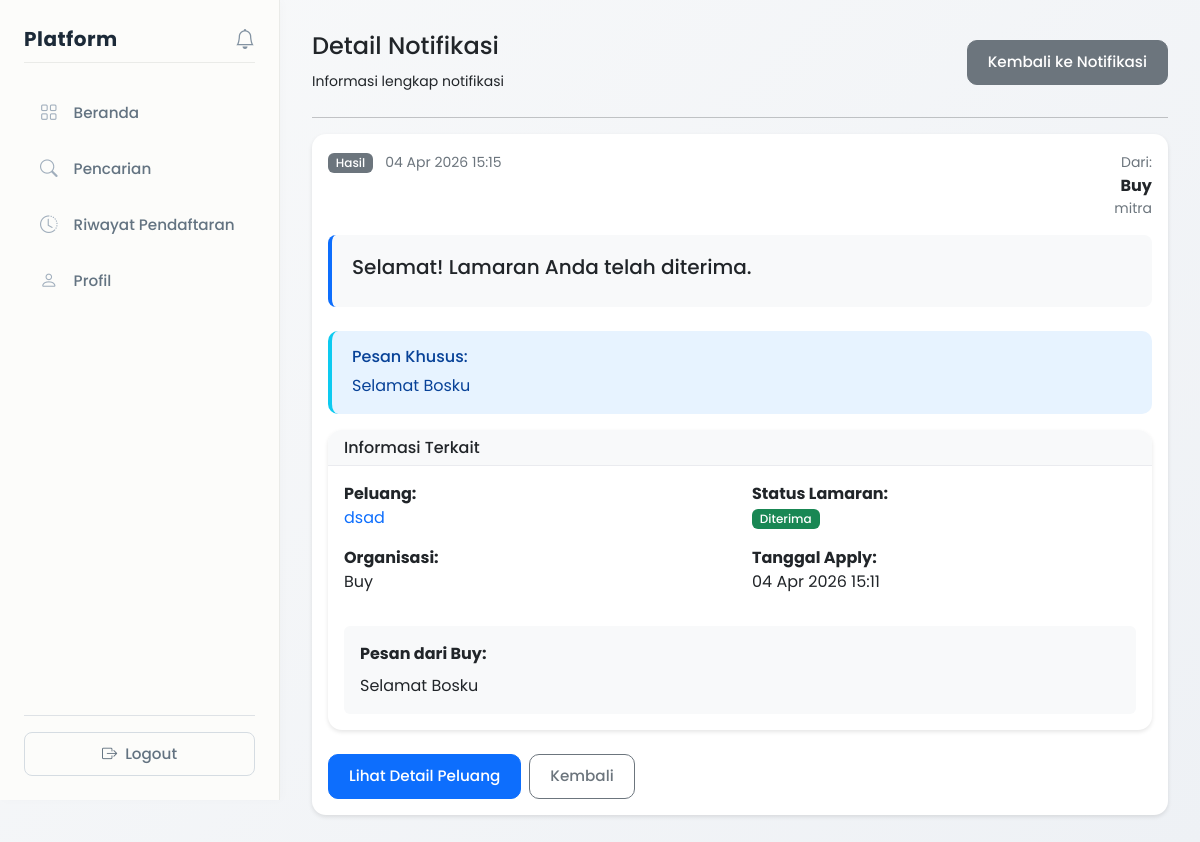
/views/detail_notification.php?id=17 (signed in), run on the app's committed database.
### tables this page shows
CREATE TABLE `notifikasi` (
  `id` int NOT NULL,
  `user_id` int NOT NULL,
  `pesan` text,
  `pesan_custom` text,
  `tipe_notifikasi` enum('standard','recommendation','result') DEFAULT 'standard',
  `related_id` int DEFAULT NULL,
  `pengirim_id` int DEFAULT NULL,
  `status_baca` tinyint(1) DEFAULT '0',
  `created_at` timestamp NULL DEFAULT CURRENT_TIMESTAMP
);

CREATE TABLE `users` (
  `id` int NOT NULL,
  `email` varchar(100) NOT NULL,
  `password` varchar(255) NOT NULL,
  `role` enum('mahasiswa','mitra','admin','dpa') NOT NULL,
  `created_at` timestamp NULL DEFAULT CURRENT_TIMESTAMP,
  `status` enum('active','pending','inactive') DEFAULT 'active'
);

CREATE TABLE `lamaran` (
  `id` int NOT NULL,
  `mahasiswa_id` int NOT NULL,
  `peluang_id` int NOT NULL,
  `is_recommended` tinyint(1) DEFAULT '0',
  `tanggal_apply` timestamp NULL DEFAULT CURRENT_TIMESTAMP,
  `status` enum('pending','accepted','rejected') DEFAULT 'pending',
  `result_published` tinyint(1) DEFAULT '0' COMMENT 'Status: 0=not published, 1=published to mahasiswa'
);

CREATE TABLE `peluang` (
  `id` int NOT NULL,
  `mitra_id` int NOT NULL,
  `judul` varchar(150) NOT NULL,
  `deskripsi` text NOT NULL,
  `tipe` enum('magang','kursus') NOT NULL,
  `lokasi` varchar(100) DEFAULT NULL,
  `kuota` int DEFAULT '0',
  `min_ipk` decimal(3,2) DEFAULT '0.00',
  `min_semester` int DEFAULT '1',
  `fakultas` varchar(100) DEFAULT NULL,
  `deadline` datetime NOT NULL,
  `status` enum('pending','approved','rejected') DEFAULT 'approved',
  `created_at` timestamp NULL DEFAULT CURRENT_TIMESTAMP,
  `closed_at` timestamp NULL DEFAULT NULL
);

CREATE TABLE `mitra` (
  `id` int NOT NULL,
  `user_id` int NOT NULL,
  `nama_organisasi` varchar(150) DEFAULT NULL,
  `deskripsi` text,
  `kontak` varchar(100) DEFAULT NULL,
  `status_verifikasi` enum('pending','approved','rejected') DEFAULT 'pending'
);

CREATE TABLE `pesan_hasil` (
  `id` int NOT NULL,
  `lamaran_id` int NOT NULL,
  `tipe_hasil` enum('accepted','rejected') NOT NULL,
  `pesan_mitra` text,
  `created_at` timestamp NULL DEFAULT CURRENT_TIMESTAMP
);

### views/detail_notification.php (the view, shortened to what this page needs)
<?php
include __DIR__ . '/../config/database.php';
$notif_id = (int)$_GET['id'];
$user_id = $_SESSION['user_id'];
$query = "SELECT n.*, u.role as pengirim_role,
          CASE
            WHEN u.role = 'mahasiswa' THEN (SELECT m.nama FROM mahasiswa m WHERE m.user_id = u.id)
            WHEN u.role = 'dpa' THEN (SELECT d.nama FROM dpa d WHERE d.user_id = u.id)
            WHEN u.role = 'mitra' THEN (SELECT mit.nama_organisasi FROM mitra mit WHERE mit.user_id = u.id)
            ELSE NULL
          END as pengirim_nama
          FROM notifikasi n
          LEFT JOIN users u ON n.pengirim_id = u.id
          WHERE n.id = ? AND n.user_id = ?";
$stmt = mysqli_prepare($conn, $query);
mysqli_stmt_bind_param($stmt, 'ii', $notif_id, $user_id);
mysqli_stmt_execute($stmt);
$result = mysqli_stmt_get_result($stmt);
$notification = mysqli_fetch_assoc($result);
$related_info = null;
if ($notification['tipe_notifikasi'] === 'recommendation' && $notification['related_id']) {
    $query = "SELECT r.*, p.judul as peluang_judul, m.nama as mahasiswa_nama,
              d.nama as dpa_nama, mit.nama_organisasi,
              l.status as status_lamaran
              FROM rekomendasi r
              JOIN peluang p ON r.peluang_id = p.id
              JOIN mahasiswa m ON r.mahasiswa_id = m.id
              JOIN dpa d ON r.dpa_id = d.id
              LEFT JOIN mitra mit ON p.mitra_id = mit.user_id
              LEFT JOIN lamaran l ON r.mahasiswa_id = l.mahasiswa_id AND r.peluang_id = l.peluang_id
              WHERE r.id = ?";
    $stmt = mysqli_prepare($conn, $query);
    mysqli_stmt_bind_param($stmt, 'i', $notification['related_id']);
    mysqli_stmt_execute($stmt);
    $result = mysqli_stmt_get_result($stmt);
    $related_info = mysqli_fetch_assoc($result);
} elseif ($notification['tipe_notifikasi'] === 'result' && $notification['related_id']) {
    $query = "SELECT l.*, p.judul as peluang_judul, m.nama as mahasiswa_nama,
              mit.nama_organisasi, ph.pesan_mitra
              FROM lamaran l
              JOIN peluang p ON l.peluang_id = p.id
              JOIN mahasiswa m ON l.mahasiswa_id = m.id
              LEFT JOIN mitra mit ON p.mitra_id = mit.user_id
              LEFT JOIN pesan_hasil ph ON l.id = ph.lamaran_id AND ph.tipe_hasil = l.status
              WHERE l.id = ?";
    $stmt = mysqli_prepare($conn, $query);
    mysqli_stmt_bind_param($stmt, 'i', $notification['related_id']);
    mysqli_stmt_execute($stmt);
    $result = mysqli_stmt_get_result($stmt);
    $related_info = mysqli_fetch_assoc($result);
}
?>
<!DOCTYPE html>
<html>
<head>
    <link href="https://cdn.jsdelivr.net/npm/bootstrap@5.3.0/dist/css/bootstrap.min.css" rel="stylesheet">
    <link rel="stylesheet" href="https://cdn.jsdelivr.net/npm/bootstrap-icons@1.11.0/font/bootstrap-icons.css">
    <link rel="stylesheet" href="../assets/css/global.css">
    <link rel="stylesheet" href="../assets/css/layout.css">
    <link rel="stylesheet" href="../assets/css/notifications.css">
</head>
<body>
<div class="d-flex">
    <?php include __DIR__ . '/layouts/sidebar.php'; ?>
    <div class="content">
        <div class="d-flex justify-content-between align-items-center mb-4">
            <div>
                <h4>Detail Notifikasi</h4>
                <small>Informasi lengkap notifikasi</small>
            </div>
            <a href="notifications.php" class="btn btn-secondary">Kembali ke Notifikasi</a>
        </div>
        <hr>
        <div class="card">
            <div class="card-body">
                <div class="d-flex justify-content-between align-items-start mb-3">
                    <div>
                        <span class="badge bg-<?php echo $notification['tipe_notifikasi'] === 'recommendation' ? 'primary' : 'secondary'; ?>">
                            <?php
                            switch($notification['tipe_notifikasi']) {
                                case 'result':
                                    echo 'Hasil';
                                    break;
                            }
                            ?>
                        </span>
                        <small class="text-muted ms-2">
                            <?php
                            $date = new DateTime($notification['created_at']);
                            echo $date->format('d M Y H:i');
                            ?>
                        </small>
                    </div>
                    <?php if ($notification['pengirim_nama']): ?>
                        <div class="text-end">
                            <small class="text-muted">Dari:</small><br>
                            <strong><?php echo htmlspecialchars($notification['pengirim_nama']); ?></strong>
                            <small class="text-muted d-block"><?php echo htmlspecialchars($notification['pengirim_role']); ?></small>
                        </div>
                    <?php endif; ?>
                </div>
                <div class="notification-main-message mb-4">
                    <h5><?php echo htmlspecialchars($notification['pesan']); ?></h5>
                </div>
                <?php if (!empty($notification['pesan_custom'])): ?>
                    <div class="alert alert-info">
                        <h6><i class="fas fa-comment"></i> Pesan Khusus:</h6>
                        <p class="mb-0"><?php echo nl2br(htmlspecialchars($notification['pesan_custom'])); ?></p>
                    </div>
                <?php endif; ?>
                <?php if ($related_info): ?>
                    <div class="card border-secondary">
                        <div class="card-header bg-light">
                            <h6 class="mb-0"><i class="fas fa-link"></i> Informasi Terkait</h6>
                        </div>
                        <div class="card-body">
                            <?php if ($notification['tipe_notifikasi'] === 'recommendation'): ?>
                                <div class="row">
                                    <div class="col-md-6">
                                        <p><strong>Peluang:</strong><br>
                                        <a href="../views/posts/detail.php?id=<?php echo $related_info['peluang_id']; ?>" class="text-decoration-none">
                                            <?php echo htmlspecialchars($related_info['peluang_judul']); ?>
                                        </a></p>
                                        <p><strong>Organisasi:</strong><br>
                                        <?php echo htmlspecialchars($related_info['nama_organisasi'] ?? 'Tidak diketahui'); ?></p>
                                    </div>
                                    <div class="col-md-6">
                                        <p><strong>DPA:</strong><br>
                                        <?php echo htmlspecialchars($related_info['dpa_nama']); ?></p>
                                        <?php if ($_SESSION['role'] === 'mahasiswa'): ?>
                                            <p><strong>Status Anda:</strong><br>
                                            <span class="badge bg-<?php echo $related_info['status_lamaran'] === 'accepted' ? 'success' : ($related_info['status_lamaran'] === 'rejected' ? 'danger' : 'warning'); ?>">
                                                <?php
                                                if ($related_info['status_lamaran']) {
                                                    switch($related_info['status_lamaran']) {
                                                        case 'accepted':
                                                            echo 'Diterima';
                                                            break;
                                                        case 'rejected':
                                                            echo 'Ditolak';
                                                            break;
                                                        default:
                                                            echo 'Diproses';
                                                    }
                                                } else {
                                                    echo 'Belum Melamar';
                                                }
                                                ?>
                                            </span></p>
                                        <?php endif; ?>
                                    </div>
                                </div>
                                <?php if (!empty($related_info['pesan_dosen'])): ?>
                                    <div class="mt-3 p-3 bg-light rounded">
                                        <strong><i class="fas fa-quote-left"></i> Pesan DPA:</strong><br>
                                        <p class="mb-0 mt-2"><?php echo nl2br(htmlspecialchars($related_info['pesan_dosen'])); ?></p>
                                    </div>
                                <?php endif; ?>
                            <?php elseif ($notification['tipe_notifikasi'] === 'result'): ?>
                                <div class="row">
                                    <div class="col-md-6">
                                        <p><strong>Peluang:</strong><br>
                                        <a href="../views/posts/detail.php?id=<?php echo $related_info['peluang_id']; ?>" class="text-decoration-none">
                                            <?php echo htmlspecialchars($related_info['peluang_judul']); ?>
                                        </a></p>
                                        <p><strong>Organisasi:</strong><br>
                                        <?php echo htmlspecialchars($related_info['nama_organisasi'] ?? 'Tidak diketahui'); ?></p>
                                    </div>
                                    <div class="col-md-6">
                                        <p><strong>Status Lamaran:</strong><br>
                                        <span class="badge bg-<?php echo $related_info['status'] === 'accepted' ? 'success' : 'danger'; ?>">
                                            <?php echo $related_info['status'] === 'accepted' ? 'Diterima' : 'Ditolak'; ?>
                                        </span></p>
                                        <p><strong>Tanggal Apply:</strong><br>
                                        <?php echo date('d M Y H:i', strtotime($related_info['tanggal_apply'])); ?></p>
                                    </div>
                                </div>
                                <?php if (!empty($related_info['pesan_mitra'])): ?>
                                    <div class="mt-3 p-3 bg-light rounded">
                                        <strong><i class="fas fa-quote-left"></i> Pesan dari <?php echo htmlspecialchars($related_info['nama_organisasi'] ?? 'Organisasi'); ?>:</strong><br>
                                        <p class="mb-0 mt-2"><?php echo nl2br(htmlspecialchars($related_info['pesan_mitra'])); ?></p>
                                    </div>
                                <?php endif; ?>
                            <?php endif; ?>
                        </div>
                    </div>
                <?php endif; ?>
                <div class="mt-4 d-flex gap-2">
                    <?php if ($related_info): ?>
                        <a href="../views/posts/detail.php?id=<?php echo $related_info['peluang_id']; ?>" class="btn btn-primary">
                            Lihat Detail Peluang
                        </a>
                    <?php endif; ?>
                    <button type="button" class="btn btn-outline-secondary" onclick="history.back()">
                        Kembali
                    </button>
                </div>
            </div>
        </div>
    </div>
</div>
</body>
</html>

### assets/css/global.css (style rules this page uses)
body { font-family: 'Poppins', sans-serif; background: linear-gradient(135deg, #f8f9fa, #eef1f5); margin: 0; padding: 0; }
.card { border: none; border-radius: 14px; box-shadow: 0 2px 4px rgba(0,0,0,0.1); }
.card-header { border-bottom: 1px solid #eaebef; border-radius: 14px 14px 0 0 !important; background-color: #f8f9fa; }
.btn { border-radius: 10px; padding: 10px 20px; font-weight: 500; font-size: 0.95rem; }
.mb-0 { margin-bottom: 0 !important; }
.mb-3 { margin-bottom: 1rem !important; }
.mb-4 { margin-bottom: 1.5rem !important; }
.mt-2 { margin-top: 0.5rem !important; }
.mt-3 { margin-top: 1rem !important; }
.mt-4 { margin-top: 1.5rem !important; }
.text-muted { color: #6c757d !important; }
.badge { font-size: 0.75rem; font-weight: 500; padding: 0.35em 0.65em; }
.alert { border-radius: 10px; border: none; padding: 1rem 1.25rem; }
.alert-info { background-color: #e7f3ff; color: #084298; border-left: 4px solid #0dcaf0; }

### assets/css/layout.css (style rules this page uses)
.content { margin-left: 280px; padding: 2rem; flex: 1; min-height: 100vh; }

### assets/css/notifications.css (style rules this page uses)
.notification-main-message { background-color: #f8f9fa; padding: 20px; border-radius: 8px; border-left: 4px solid #0d6efd; }

### data on the page
notifikasi: created_at "04 Apr 2026 15:15", pengirim.role "mitra", pesan "Selamat! Lamaran Anda telah diterima.", pesan_custom "Selamat Bosku"
lamaran: peluang.judul "dsad", mitra.nama_organisasi "Buy", tanggal_apply "04 Apr 2026 15:11", pesan_hasil.pesan_mitra "Selamat Bosku"

### other printed values
$notification['pengirim_nama'] "Buy"
